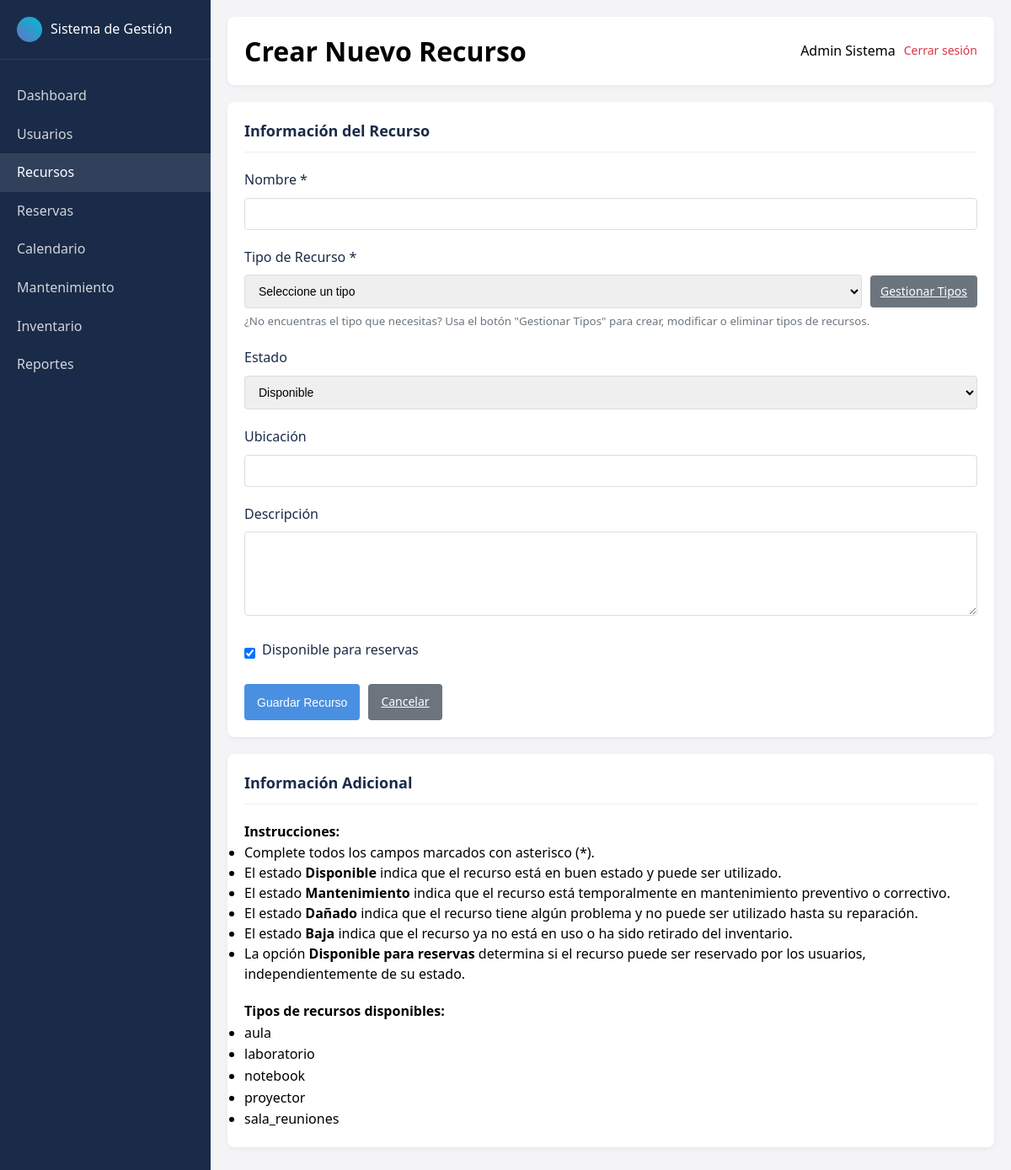
Before: /recursos/crear.php (signed in) with the older database file.
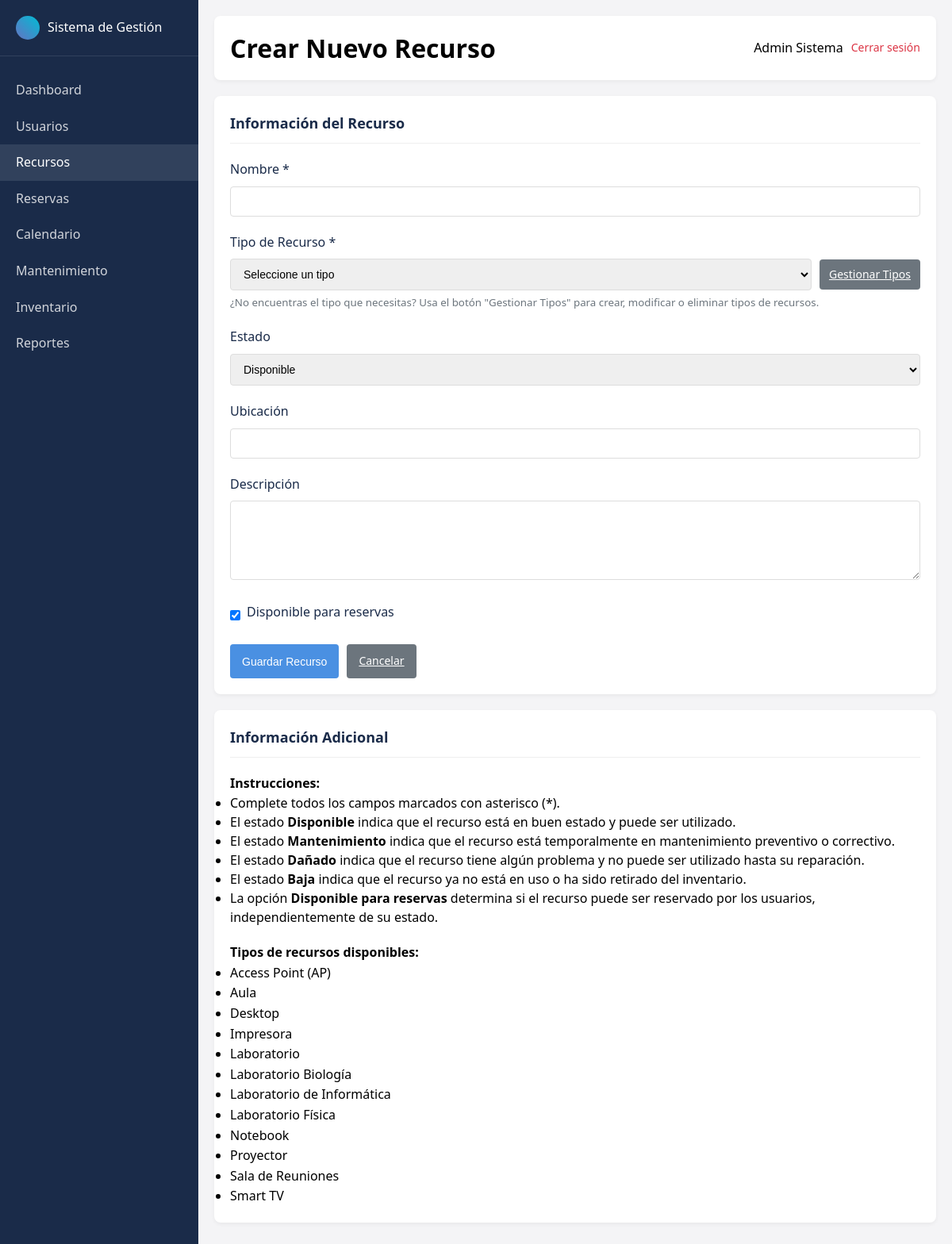
After: the same page with the newer database file.
### tables this page shows
CREATE TABLE IF NOT EXISTS tipos_recursos (
    id_tipo INT AUTO_INCREMENT PRIMARY KEY,
    nombre VARCHAR(50) NOT NULL UNIQUE,
    descripcion TEXT,
    fecha_creacion DATETIME DEFAULT CURRENT_TIMESTAMP
);

### config/database.php (called while the page is built, shortened)
<?php
class Database
{
    private static $instance = null;
    private $connection;
    private function __construct()
    {
        $config = parse_ini_file(__DIR__ . '/config.ini');
        $host = $config['host'];
        $user = $config['user'];
        $pass = $config['pass'];
        $name = $config['name'];
        $charset = $config['charset'];
        try {
            $this->connection = new mysqli($host, $user, $pass, $name);
            $this->connection->set_charset($charset);
        } catch (Exception $e) {
            $this->error = $e->getMessage();
            error_log($this->error);
        }
    }
    public static function getInstance()
    {
        if (self::$instance === null) {
            self::$instance = new self();
        }
        return self::$instance;
    }
    public function query($sql, $params = [])
    {
        try {
            if (empty($params)) {
                $result = $this->connection->query($sql);
                return $result;
            }
        } catch (Exception $e) {
            $this->error = $e->getMessage();
            error_log($this->error);
            return false;
        }
    }
    public function getRows($sql, $params = [])
    {
        $result = $this->query($sql, $params);
        $rows = [];
        while ($row = $result->fetch_assoc()) {
            $rows[] = $row;
        }
        return $rows;
    }
}

### public/recursos/crear.php (the view, shortened to what this page needs)
<?php
require_once '../../config/database.php';
$db = Database::getInstance();
$tipos = $db->getRows("SELECT id_tipo, nombre FROM tipos_recursos ORDER BY nombre");
$estados = ['disponible', 'mantenimiento', 'dañado', 'baja'];
?>
<!DOCTYPE html>
<html lang="es">
<head>
    <link rel="stylesheet" href="../assets/css/styles.css">
</head>
<body>
    <div class="dashboard">
        <div class="sidebar">
            <div class="sidebar-header">
                <div class="logo-icon"></div>
                <div>Sistema de Gestión</div>
            </div>
            <div class="sidebar-nav">
                <a href="../admin/dashboard.php" class="nav-item">Dashboard</a>
                <a href="../usuarios/listar.php" class="nav-item">Usuarios</a>
                <a href="../recursos/listar.php" class="nav-item active">Recursos</a>
                <a href="../reservas/listar.php" class="nav-item">Reservas</a>
                <a href="../reservas/calendario.php" class="nav-item">Calendario</a>
                <a href="../mantenimiento/listar.php" class="nav-item">Mantenimiento</a>
                <a href="../inventario/listar.php" class="nav-item">Inventario</a>
                <a href="../reportes/index.php" class="nav-item">Reportes</a>
            </div>
        </div>
        <div class="content">
            <div class="top-bar">
                <h1>Crear Nuevo Recurso</h1>
                <div class="user-info">
                    <span class="user-name"><?php echo $_SESSION['usuario_nombre']; ?></span>
                    <a href="../logout.php" class="logout-btn">Cerrar sesión</a>
                </div>
            </div>
            <div class="card">
                <h2 class="form-title">Información del Recurso</h2>
                <form action="" method="POST" class="resource-form">
                    <div class="form-group">
                        <label for="nombre">Nombre *</label>
                        <input type="text" id="nombre" name="nombre" required>
                    </div>
                    <div class="form-group">
                        <label for="id_tipo">Tipo de Recurso *</label>
                        <div style="display: flex; gap: 10px; align-items: center;">
                            <select id="id_tipo" name="id_tipo" required style="flex: 1;">
                                <option value="">Seleccione un tipo</option>
                            </select>
                            <a href="gestionar_tipos.php" class="btn btn-secondary" style="white-space: nowrap; padding: 8px 12px; font-size: 14px;">
                                Gestionar Tipos
                            </a>
                        </div>
                        <small style="color: #6c757d; margin-top: 5px; display: block;">
                            ¿No encuentras el tipo que necesitas? Usa el botón "Gestionar Tipos" para crear, modificar o eliminar tipos de recursos.
                        </small>
                    </div>
                    <div class="form-group">
                        <label for="estado">Estado</label>
                        <select id="estado" name="estado">
                            <?php foreach ($estados as $estado): ?>
                                <option value="<?php echo $estado; ?>" <?php echo ($estado === 'disponible') ? 'selected' : ''; ?>>
                                    <?php echo ucfirst($estado); ?>
                                </option>
                            <?php endforeach; ?>
                        </select>
                    </div>
                    <div class="form-group">
                        <label for="ubicacion">Ubicación</label>
                        <input type="text" id="ubicacion" name="ubicacion">
                    </div>
                    <div class="form-group">
                        <label for="descripcion">Descripción</label>
                        <textarea id="descripcion" name="descripcion"></textarea>
                    </div>
                    <div class="form-group">
                        <div class="checkbox-group">
                            <input type="checkbox" id="disponible" name="disponible" checked>
                            <label for="disponible">Disponible para reservas</label>
                        </div>
                    </div>
                    <div class="form-actions">
                        <button type="submit" class="btn btn-primary">Guardar Recurso</button>
                        <a href="listar.php" class="btn btn-secondary">Cancelar</a>
                    </div>
                </form>
            </div>
            <div class="card">
                <h2 class="form-title">Información Adicional</h2>
                <p>
                    <strong>Instrucciones:</strong>
                </p>
                <ul style="margin-bottom: 20px; line-height: 1.5;">
                    <li>Complete todos los campos marcados con asterisco (*).</li>
                    <li>El estado <strong>Disponible</strong> indica que el recurso está en buen estado y puede ser utilizado.</li>
                    <li>El estado <strong>Mantenimiento</strong> indica que el recurso está temporalmente en mantenimiento preventivo o correctivo.</li>
                    <li>El estado <strong>Dañado</strong> indica que el recurso tiene algún problema y no puede ser utilizado hasta su reparación.</li>
                    <li>El estado <strong>Baja</strong> indica que el recurso ya no está en uso o ha sido retirado del inventario.</li>
                    <li>La opción <strong>Disponible para reservas</strong> determina si el recurso puede ser reservado por los usuarios, independientemente de su estado.</li>
                </ul>
                <p>
                    <strong>Tipos de recursos disponibles:</strong>
                </p>
                <ul>
                    <?php foreach ($tipos as $tipo): ?>
                        <li><?php echo htmlspecialchars($tipo['nombre']); ?></li>
                    <?php endforeach; ?>
                </ul>
            </div>
        </div>
    </div>
</body>
</html>

### public/assets/css/styles.css (style rules this page uses)
:root { --primary-color: #4a90e2; --secondary-color: #6573c3; --dark-color: #1a2b49; --light-color: #f4f4f6; --success-color: #28a745; --warning-color: #ffc107; --danger-color: #dc3545; --gray-color: #6c757d; }
* { margin: 0; padding: 0; box-sizing: border-box; }
body { font-family: system-ui, -apple-system, sans-serif; margin: 0; padding: 0; background-color: var(--light-color); line-height: 1.6; }
.dashboard { display: flex; min-height: 100vh; }
.sidebar { width: 250px; background-color: var(--dark-color); color: white; padding: 20px 0; }
.sidebar-header { padding: 0 20px 20px; border-bottom: 1px solid rgba(255, 255, 255, 0.1); display: flex; align-items: center; gap: 10px; }
.logo-icon { width: 30px; height: 30px; background: linear-gradient(45deg, #6573c3, #00bcd4); border-radius: 50%; }
.sidebar-nav { padding: 20px 0; }
.nav-item { padding: 10px 20px; display: block; color: rgba(255, 255, 255, 0.8); text-decoration: none; transition: all 0.3s; }
.nav-item:hover, .nav-item.active { background-color: rgba(255, 255, 255, 0.1); color: white; }
.content { flex: 1; padding: 20px; }
.top-bar { display: flex; justify-content: space-between; align-items: center; margin-bottom: 20px; background-color: white; padding: 15px 20px; border-radius: 8px; box-shadow: 0 2px 5px rgba(0, 0, 0, 0.05); }
.user-info { display: flex; align-items: center; gap: 10px; }
.user-name { font-weight: 500; }
.logout-btn { color: var(--danger-color); text-decoration: none; font-size: 14px; }
.card { background-color: white; border-radius: 8px; padding: 20px; box-shadow: 0 2px 5px rgba(0, 0, 0, 0.05); margin-bottom: 20px; }
.form-title { font-size: 18px; color: var(--dark-color); margin-bottom: 20px; padding-bottom: 10px; border-bottom: 1px solid #eee; }
.form-group { margin-bottom: 20px; }
label { display: block; margin-bottom: 8px; color: var(--dark-color); font-weight: 500; }
input[type="text"], input[type="email"], input[type="password"], input[type="date"], input[type="time"], select, textarea { width: 100%; padding: 10px 12px; border: 1px solid #ddd; border-radius: 4px; font-size: 14px; transition: border-color 0.3s; }
textarea { resize: vertical; min-height: 100px; }
.checkbox-group { display: flex; align-items: center; gap: 8px; }
.checkbox-group input[type="checkbox"] { width: auto; }
.form-actions { display: flex; gap: 10px; margin-top: 20px; }
.btn { padding: 10px 15px; border: none; border-radius: 4px; font-size: 14px; cursor: pointer; transition: background-color 0.3s; }
.btn-primary { background-color: var(--primary-color); color: white; }
.btn-secondary { background-color: var(--gray-color); color: white; }

Changed rows visible on the page:
added tipos_recursos: nombre "Access Point (AP)"
changed tipos_recursos: nombre "aula" → "Aula"
added tipos_recursos: nombre "Desktop"
added tipos_recursos: nombre "Impresora"
changed tipos_recursos: nombre "laboratorio" → "Laboratorio"
added tipos_recursos: nombre "Laboratorio Biología"
added tipos_recursos: nombre "Laboratorio de Informática"
added tipos_recursos: nombre "Laboratorio Física"
changed tipos_recursos: nombre "notebook" → "Notebook"
changed tipos_recursos: nombre "proyector" → "Proyector"
changed tipos_recursos: nombre "sala_reuniones" → "Sala de Reuniones"
added tipos_recursos: nombre "Smart TV"
